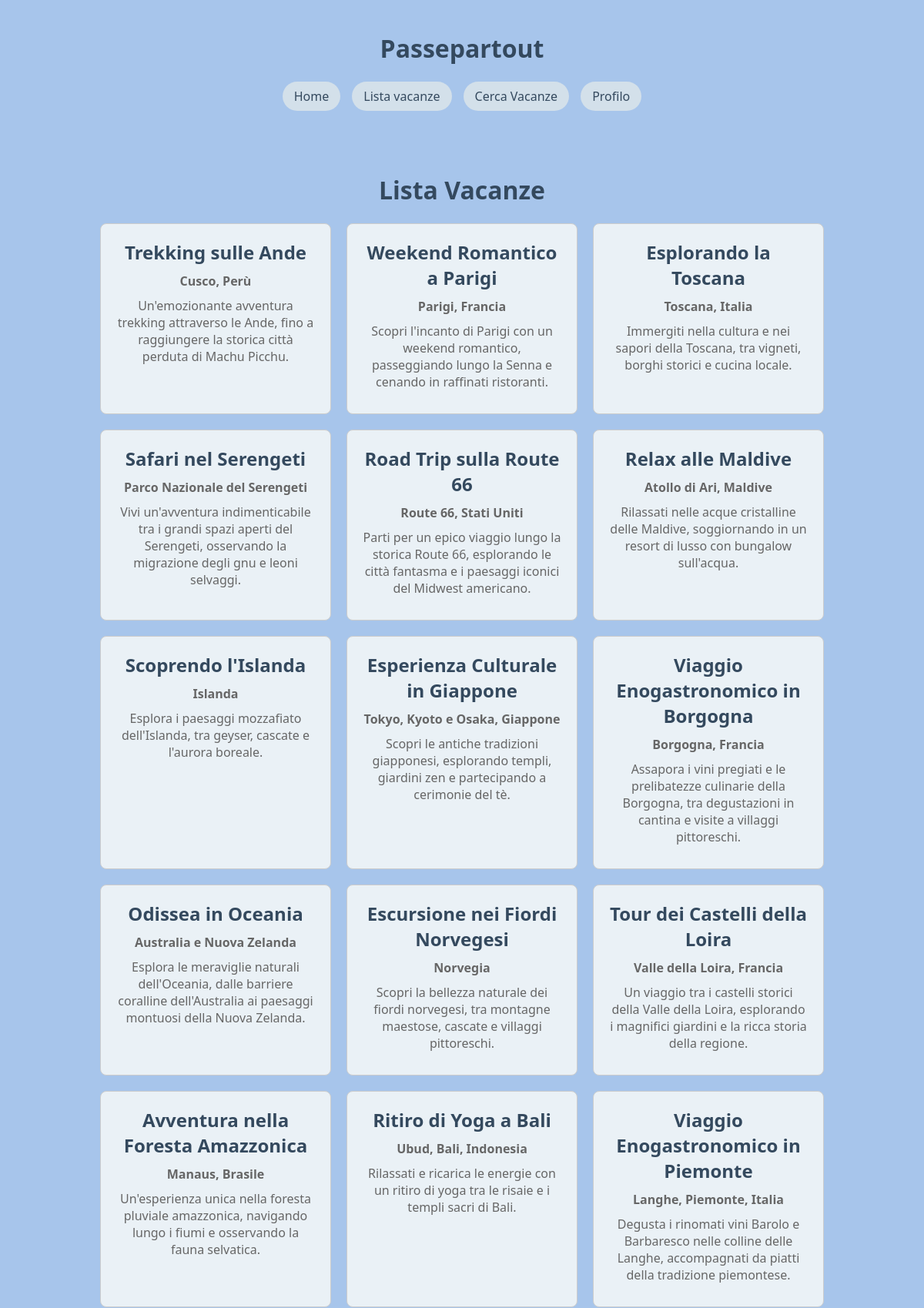
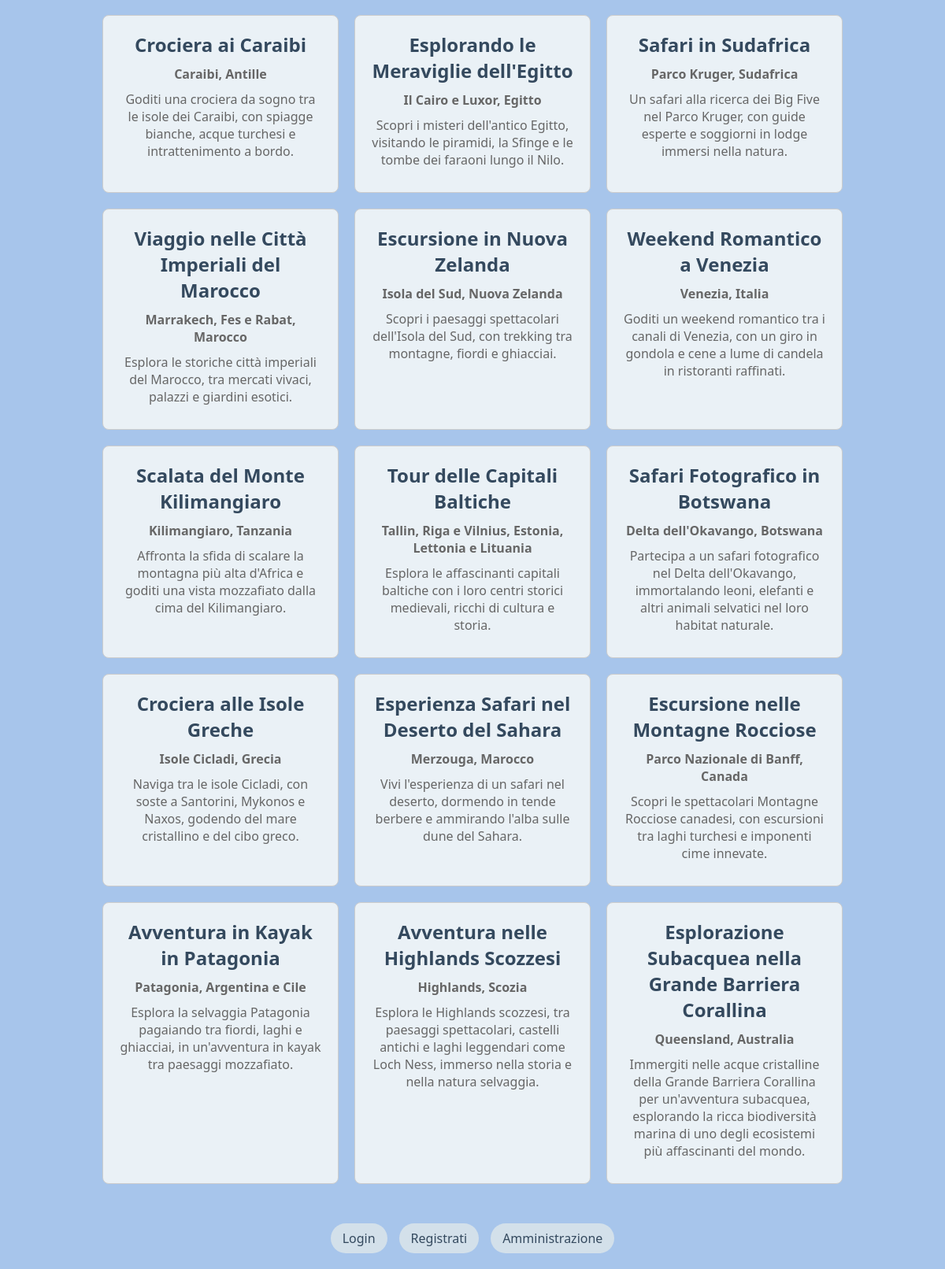
Page /vacation/vacationlist/ on the committed database (2 pictures, top to bottom).
### vacation/models.py (models this page shows, shortened)
class Vacation(models.Model):
    SEASON_CHOICES = [
        ('Inverno', 'Inverno'),
        ('Primavera', 'Primavera'),
        ('Estate', 'Estate'),
        ('Autunno', 'Autunno'),
    ]
    TYPE_CHOICES = [
        ('Culturale', 'Culturale'),
        ('Relax', 'Relax'),
        ('Enogastronomico', 'Enogastronomico'),
        ('On The Road', 'On The Road'),
        ('Avventura', 'Avventura'),
    ]
    DURATION_CHOICES = [
        ('Weekend Lungo (2-4 Giorni)', 'Weekend Lungo (2-4 Giorni)'),
        ('1 Settimana', '1 Settimana'),
        ('2 Settimane', '2 Settimane'),
        ('3 settimane o più', '3 settimane o più')
    ]
    PRICE_CHOICES = [
        ('Viaggio Low Cost', 'Viaggio Low Cost'),
        ('Budget Medio', 'Budget Medio'),
        ('Viaggio di Lusso', 'Viaggio di Lusso'),
    ]
    CONTINENT_CHOICES = [
        ('Europa', 'Europa'),
        ('America del Nord', 'America del Nord'),
        ('America del Sud', 'America del Sud'),
        ('Africa', 'Africa'),
        ('Asia', 'Asia'),
        ('Oceania', 'Oceania'),
        ('Antartide', 'Antartide')
    ]
    titolo = models.CharField(max_length=200)
    luogo = models.CharField(max_length=200)
    continente = models.CharField(max_length=50, choices=CONTINENT_CHOICES)
    durata = models.CharField(max_length=50, choices=DURATION_CHOICES)
    prezzo = models.CharField(max_length=20, choices=PRICE_CHOICES)
    tipologia = models.CharField(max_length=50, choices=TYPE_CHOICES)
    periodo = models.CharField(max_length=20, choices=SEASON_CHOICES)
    descrizione = models.TextField()
    like = models.ManyToManyField(User, blank=True, related_name='like')

### vacation/views.py (the view)
# urls.py: path("vacationlist/", VacationListView.as_view(), name="vacationlist"),
class VacationListView(ListView):
    model = Vacation
    template_name = "vacation/vacationlist.html"

### vacation/templates/vacation/vacationlist.html (shortened to what this page needs)
{% extends "base.html" %}
{% block content %}
    <h1>Lista Vacanze</h1>
    {% if object_list.count > 0 %}
        <div class="vacation-container">
            {% for v in object_list %}
                <div class="card">
                    <a href="{% url 'vacation:detailvacation' v.pk %}">{{v.titolo}}</a>
                    <p><strong>{{ v.luogo }}</strong></p>
                    <p>{{v.descrizione}}</p>
                </div>
            {% endfor %}
        </div>
    {% else %}
        <p>Non ci sono proposte!</p>
    {% endif %}
{% endblock %}

### templates/base.html (style rules this page uses)
body { font-family: 'Segoe UI', Tahoma, Geneva, Verdana, sans-serif; margin: 0; padding: 0; display: flex; flex-direction: column; min-height: 100vh; background-color: #a7c5eb; color: #34495e; }

### vacation/templates/vacation/vacationlist.html (style rules this page uses)
.vacation-container { display: flex; flex-wrap: wrap; gap: 20px; justify-content: center; }
.card { flex: 1 1 300px; max-width: 300px; box-sizing: border-box; padding: 20px; border: 1px solid #ccc; border-radius: 8px; background-color: #eaf1f6; }
.card a { font-size: 1.5em; font-weight: bold; color: #34495e; text-decoration: none; }
.card p { margin: 10px 0; color: #666; }

### rows in the picture
Vacation: titolo "Trekking sulle Ande", luogo "Cusco, Perù", descrizione "Un'emozionante avventura trekking attraverso le Ande, fino a raggiungere la storica città perduta di Machu Picchu."
Vacation: titolo "Weekend Romantico a Parigi", luogo "Parigi, Francia", descrizione "Scopri l'incanto di Parigi con un weekend romantico, passeggiando lungo la Senna e cenando in raffinati ristoranti."
Vacation: titolo "Esplorando la Toscana", luogo "Toscana, Italia", descrizione "Immergiti nella cultura e nei sapori della Toscana, tra vigneti, borghi storici e cucina locale."
Vacation: titolo "Safari nel Serengeti", luogo "Parco Nazionale del Serengeti", descrizione "Vivi un'avventura indimenticabile tra i grandi spazi aperti del Serengeti, osservando la migrazione degli gnu e leoni selvaggi."
Vacation: titolo "Road Trip sulla Route 66", luogo "Route 66, Stati Uniti", descrizione "Parti per un epico viaggio lungo la storica Route 66, esplorando le città fantasma e i paesaggi iconici del Midwest americano."
Vacation: titolo "Relax alle Maldive", luogo "Atollo di Ari, Maldive", descrizione "Rilassati nelle acque cristalline delle Maldive, soggiornando in un resort di lusso con bungalow sull'acqua."
Vacation: titolo "Scoprendo l'Islanda", luogo "Islanda", descrizione "Esplora i paesaggi mozzafiato dell'Islanda, tra geyser, cascate e l'aurora boreale."
Vacation: titolo "Esperienza Culturale in Giappone", luogo "Tokyo, Kyoto e Osaka, Giappone", descrizione "Scopri le antiche tradizioni giapponesi, esplorando templi, giardini zen e partecipando a cerimonie del tè."
Vacation: titolo "Viaggio Enogastronomico in Borgogna", luogo "Borgogna, Francia", descrizione "Assapora i vini pregiati e le prelibatezze culinarie della Borgogna, tra degustazioni in cantina e visite a villaggi pittoreschi."
Vacation: titolo "Odissea in Oceania", luogo "Australia e Nuova Zelanda", descrizione "Esplora le meraviglie naturali dell'Oceania, dalle barriere coralline dell'Australia ai paesaggi montuosi della Nuova Zelanda."
Vacation: titolo "Escursione nei Fiordi Norvegesi", luogo "Norvegia", descrizione "Scopri la bellezza naturale dei fiordi norvegesi, tra montagne maestose, cascate e villaggi pittoreschi."
Vacation: titolo "Tour dei Castelli della Loira", luogo "Valle della Loira, Francia", descrizione "Un viaggio tra i castelli storici della Valle della Loira, esplorando i magnifici giardini e la ricca storia della regione."
Vacation: titolo "Avventura nella Foresta Amazzonica", luogo "Manaus, Brasile", descrizione "Un'esperienza unica nella foresta pluviale amazzonica, navigando lungo i fiumi e osservando la fauna selvatica."
Vacation: titolo "Ritiro di Yoga a Bali", luogo "Ubud, Bali, Indonesia", descrizione "Rilassati e ricarica le energie con un ritiro di yoga tra le risaie e i templi sacri di Bali."
Vacation: titolo "Viaggio Enogastronomico in Piemonte", luogo "Langhe, Piemonte, Italia", descrizione "Degusta i rinomati vini Barolo e Barbaresco nelle colline delle Langhe, accompagnati da piatti della tradizione piemontese."
Vacation: titolo "Crociera ai Caraibi", luogo "Caraibi, Antille", descrizione "Goditi una crociera da sogno tra le isole dei Caraibi, con spiagge bianche, acque turchesi e intrattenimento a bordo."
Vacation: titolo "Esplorando le Meraviglie dell'Egitto", luogo "Il Cairo e Luxor, Egitto", descrizione "Scopri i misteri dell'antico Egitto, visitando le piramidi, la Sfinge e le tombe dei faraoni lungo il Nilo."
Vacation: titolo "Safari in Sudafrica", luogo "Parco Kruger, Sudafrica", descrizione "Un safari alla ricerca dei Big Five nel Parco Kruger, con guide esperte e soggiorni in lodge immersi nella natura."
Vacation: titolo "Viaggio nelle Città Imperiali del Marocco", luogo "Marrakech, Fes e Rabat, Marocco", descrizione "Esplora le storiche città imperiali del Marocco, tra mercati vivaci, palazzi e giardini esotici."
Vacation: titolo "Escursione in Nuova Zelanda", luogo "Isola del Sud, Nuova Zelanda", descrizione "Scopri i paesaggi spettacolari dell'Isola del Sud, con trekking tra montagne, fiordi e ghiacciai."
Vacation: titolo "Weekend Romantico a Venezia", luogo "Venezia, Italia", descrizione "Goditi un weekend romantico tra i canali di Venezia, con un giro in gondola e cene a lume di candela in ristoranti raffinati."
Vacation: titolo "Scalata del Monte Kilimangiaro", luogo "Kilimangiaro, Tanzania", descrizione "Affronta la sfida di scalare la montagna più alta d'Africa e goditi una vista mozzafiato dalla cima del Kilimangiaro."
Vacation: titolo "Tour delle Capitali Baltiche", luogo "Tallin, Riga e Vilnius, Estonia, Lettonia e Lituania", descrizione "Esplora le affascinanti capitali baltiche con i loro centri storici medievali, ricchi di cultura e storia."
Vacation: titolo "Safari Fotografico in Botswana", luogo "Delta dell'Okavango, Botswana", descrizione "Partecipa a un safari fotografico nel Delta dell'Okavango, immortalando leoni, elefanti e altri animali selvatici nel loro habitat naturale."
Vacation: titolo "Crociera alle Isole Greche", luogo "Isole Cicladi, Grecia", descrizione "Naviga tra le isole Cicladi, con soste a Santorini, Mykonos e Naxos, godendo del mare cristallino e del cibo greco."
Vacation: titolo "Esperienza Safari nel Deserto del Sahara", luogo "Merzouga, Marocco", descrizione "Vivi l'esperienza di un safari nel deserto, dormendo in tende berbere e ammirando l'alba sulle dune del Sahara."
Vacation: titolo "Escursione nelle Montagne Rocciose", luogo "Parco Nazionale di Banff, Canada", descrizione "Scopri le spettacolari Montagne Rocciose canadesi, con escursioni tra laghi turchesi e imponenti cime innevate."
Vacation: titolo "Avventura in Kayak in Patagonia", luogo "Patagonia, Argentina e Cile", descrizione "Esplora la selvaggia Patagonia pagaiando tra fiordi, laghi e ghiacciai, in un'avventura in kayak tra paesaggi mozzafiato."
Vacation: titolo "Avventura nelle Highlands Scozzesi", luogo "Highlands, Scozia", descrizione "Esplora le Highlands scozzesi, tra paesaggi spettacolari, castelli antichi e laghi leggendari come Loch Ness, immerso nella storia e nella natura selvaggia."
Vacation: titolo "Esplorazione Subacquea nella Grande Barriera Corallina", luogo "Queensland, Australia", descrizione "Immergiti nelle acque cristalline della Grande Barriera Corallina per un'avventura subacquea, esplorando la ricca biodiversità marina di uno degli ecosistemi più affascinanti del mondo."
